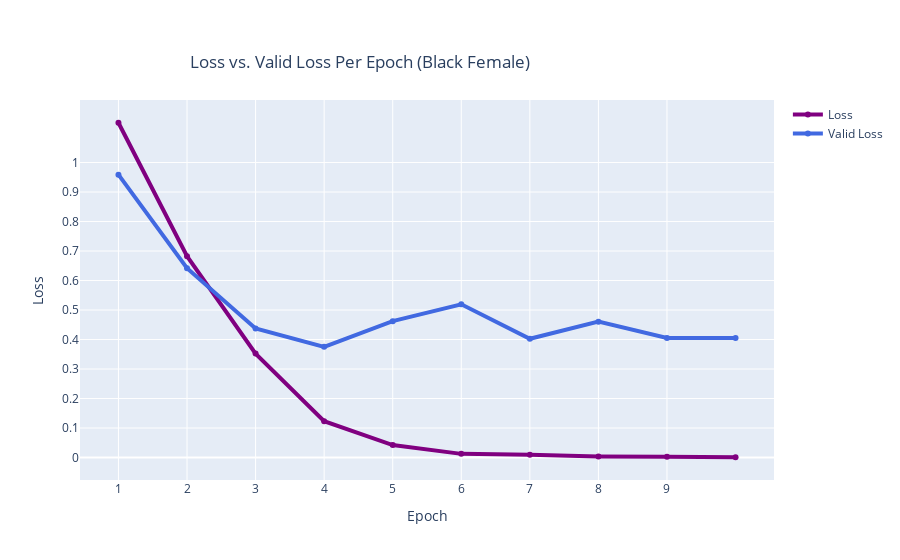

The code cell stored with this chart in its notebook:
### Code cell
#Create plot for LOSS and VAL PER Epoch (Black Female): final model run with using epoch of 10
# Define X and Y variable data
epoch = [1,2,3,4,5,6,7,8,9,10]
bmLoss = [1.1348,0.6826,0.3523,0.1233, 0.0423, 0.0124, 0.0096, 0.0034,0.0022 , 0.0009]
bmValidLoss = [0.9589,0.6417,0.4372,0.3752, 0.4622, 0.5194, 0.4025, 0.4606, 0.4050, 0.4055]


#####
fig = go.Figure()
# Create and style traces
fig.add_trace(go.Scatter(x=epoch, y=bmloss, name='Loss',
                         line=dict(color='purple', width=4)))
fig.add_trace(go.Scatter(x=epoch, y=bmValidLoss, name = 'Valid Loss',
                         line=dict(color='royalblue', width=4)))

# Edit the layout
fig.update_layout(title='Loss vs. Valid Loss Per Epoch (Black Male)',
                   xaxis_title='Epoch',
                   yaxis_title='Loss',
                  xaxis = dict(
                  tickmode = 'array',
                  tickvals = [0,1,2,3,4,5,6,7,8,9]),
                  yaxis = dict(
                  tickmode = 'array',
                  tickvals = [0,0.10,0.20,0.30,0.40,0.50,0.60,0.70,0.80,0.90,1]))
       

fig.update_layout(
    title={
        'text':'Loss vs. Valid Loss Per Epoch (Black Female)',
        'y':0.9,
        'x':0.4,
        'xanchor':'center',
        'yanchor':'top'
    })

fig.show()

### Figure 1 — Plotly figure (JSON) as saved in the notebook; plotly's stock layout.template omitted (floating-point values rounded to 4 significant figures)
{"data": [{"line": {"color": "purple", "width": 4}, "name": "Loss", "type": "scatter", "x": [1, 2, 3, 4, 5, 6, 7, 8, 9, 10], "y": [1.135, 0.6826, 0.3523, 0.1233, 0.0423, 0.0124, 0.0096, 0.0034, 0.0022, 0.0009]}, {"line": {"color": "royalblue", "width": 4}, "name": "Valid Loss", "type": "scatter", "x": [1, 2, 3, 4, 5, 6, 7, 8, 9, 10], "y": [0.9589, 0.6417, 0.4372, 0.3752, 0.4622, 0.5194, 0.4025, 0.4606, 0.405, 0.4055]}], "layout": {"title": {"text": "Loss vs. Valid Loss Per Epoch (Black Female)", "x": 0.4, "xanchor": "center", "y": 0.9, "yanchor": "top"}, "xaxis": {"tickmode": "array", "tickvals": [0, 1, 2, 3, 4, 5, 6, 7, 8, 9], "title": {"text": "Epoch"}}, "yaxis": {"tickmode": "array", "tickvals": [0, 0.1, 0.2, 0.3, 0.4, 0.5, 0.6, 0.7, 0.8, 0.9, 1], "title": {"text": "Loss"}}}}
